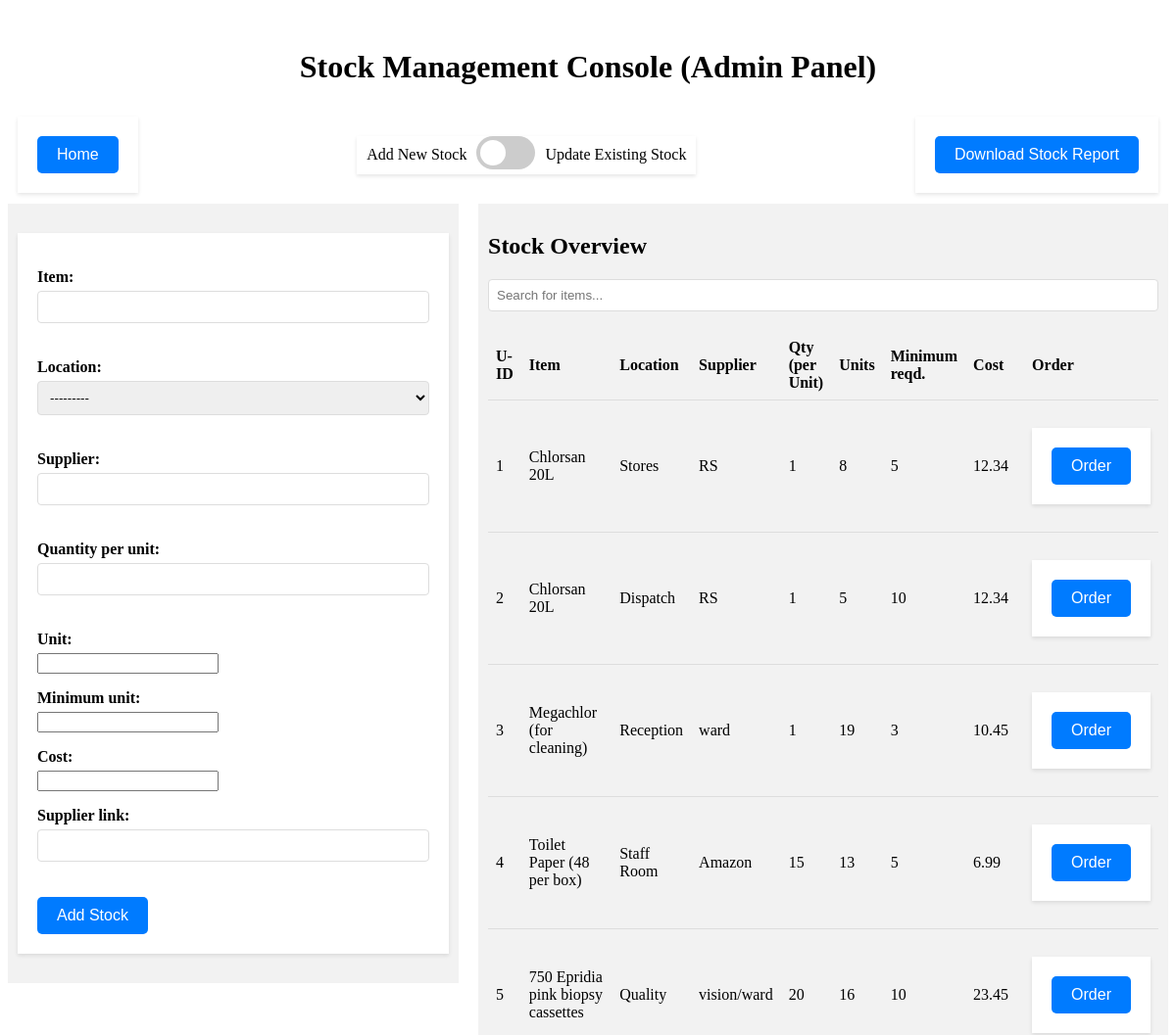
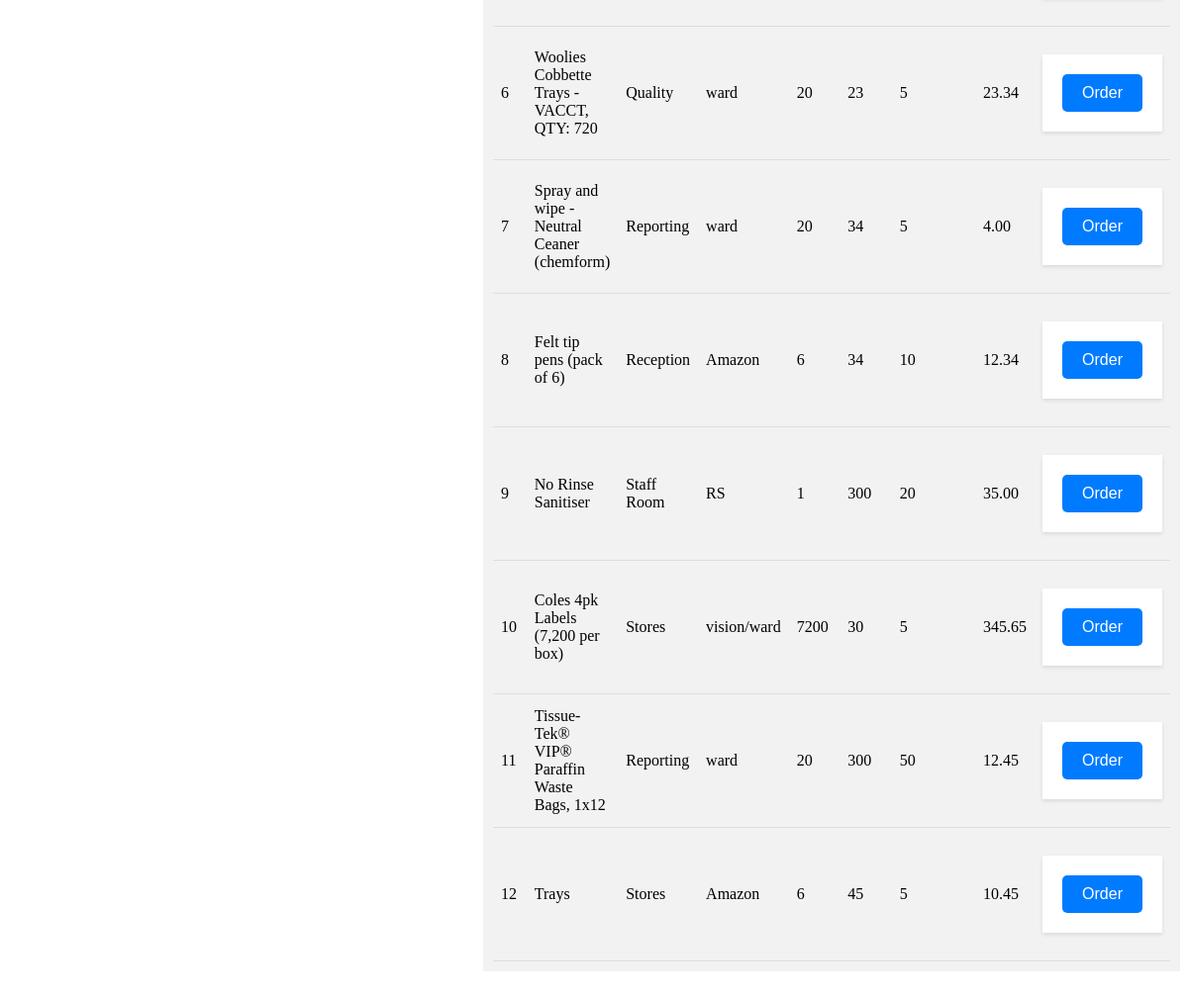
Page /adminpage/ on the committed database (2 pictures, top to bottom).
### inventory_app/models.py (models this page shows, shortened)
class InventoryItem(models.Model):
    item = models.CharField(max_length=255)
    location = models.ForeignKey(Location, on_delete=models.CASCADE, related_name='inventory_items')
    supplier = models.CharField(max_length=255)
    quantity_per_unit = models.CharField(max_length=100)  # Assuming this is a descriptive field
    unit = models.IntegerField()
    minimum_unit = models.IntegerField()
    cost = models.DecimalField(max_digits=10, decimal_places=2)
    supplier_link = models.CharField(max_length=255)

class Location(models.Model):
    name = models.CharField(max_length=255,  default='Stores')  # A descriptive name for the location
    def __str__(self):
        return self.name

### inventory_app/views.py (the view, shortened to what this page needs)
# urls.py: path('adminpage/', views.admin_view, name='admin_view'),
def admin_view(request):
    add_form = StockAddForm()
    update_form = StockUpdateForm()
    items = InventoryItem.objects.all()  # Fetch items regardless of POST or GET request
    return render(request, 'inventory_app/adminpage.html', {
        'update_form': update_form,
        'add_form': add_form,
        'items': items
    })

### inventory_app/forms.py
class StockUpdateForm(forms.ModelForm):
    location = forms.ModelChoiceField(queryset=Location.objects.all(), required=True)
    class Meta:
        model = InventoryItem
        fields = ['item', 'location', 'supplier', 'quantity_per_unit', 'unit', 'minimum_unit', 'cost', 'supplier_link']
        widgets = {
            'unit': NumberInput(attrs={'step': "1"}),  # Adjust step for appropriate increments
            'minimum_unit': NumberInput(attrs={'step': "1"}),
            'cost': NumberInput(attrs={'step': "0.01"}),
            'item': TextInput(attrs={'type': 'text'}),
            'location': TextInput(attrs={'type': 'text'}),
            'supplier': TextInput(attrs={'type': 'text'}),
            'quantity_per_unit': TextInput(attrs={'type': 'text'}),
            'supplier_link': TextInput(attrs={'type': 'text'}),
        }

class StockAddForm(forms.ModelForm):
    location = forms.ModelChoiceField(queryset=Location.objects.all(), required=True)
    class Meta:
        model = InventoryItem
        fields = ['item', 'location','supplier', 'quantity_per_unit', 'unit', 'minimum_unit', 'cost', 'supplier_link']
        widgets = {
            'unit': NumberInput(attrs={'step': "1"}),  # Adjust step for appropriate increments
            'minimum_unit': NumberInput(attrs={'step': "1"}),
            'cost': NumberInput(attrs={'step': "0.01"}),
            'item': TextInput(attrs={'type': 'text'}),
            'location': TextInput(attrs={'type': 'text'}),
            'supplier': TextInput(attrs={'type': 'text'}),
            'quantity_per_unit': TextInput(attrs={'type': 'text'}),
            'supplier_link': TextInput(attrs={'type': 'text'}),
        }

### inventory_app/templates/inventory_app/adminpage.html (shortened to what this page needs)
{% load static %}
<!DOCTYPE html>
<html>
<head>
  <link rel="stylesheet" href="{% static 'inventory_app/css/admin.css' %}">
</head>
<body>
  <h1>Stock Management Console (Admin Panel)</h1>
  <div class="button-container">
    <form action="/" method="get">
      <button type="submit">Home</button>
    </form>
    <div class="slider-container">
      <span class="slider-label">Add New Stock</span>
      <label class="switch">
          <span class="slider round"></span>
      </label>
      <span class="slider-label">Update Existing Stock</span>
    </div>
    <form action="{% url 'download_stock_report' %}" method="get">
      <button type="submit">Download Stock Report</button>
    </form>
  </div>
  <div class="container">
    <div class="left">
      <div class="tile" id="addForm">
        <form method="POST" action="{% url 'admin_view' %}">
          {{ add_form.as_p }}
          <button type="submit" name="add">Add Stock</button>
        </form>
      </div>
    </div>
    <div class="right">
      <div class="tile">
        <h2>Stock Overview</h2>
        <input type="text" id="searchInput" onkeyup="filterBySecondColumn()" placeholder="Search for items...">
        <table id="stock_table">
          <thead>
            <tr>
              <th>U-ID</th>
              <th>Item</th>
              <th>Location</th>
              <th>Supplier</th>
              <th>Qty (per Unit)</th>
              <th>Units</th>
              <th>Minimum reqd.</th>
              <th>Cost</th>
              <th>Order</th>
            </tr>
          </thead>
          <tbody>
            {% for item in items %}
                <tr class="{% if item.unit <= item.minimum_unit %}blink-row{% endif %}">
                    <td>{{ item.id }}</td>
                    <td>{{ item.item }}</td>
                    <td>{{ item.location.name }}</td>
                    <td>{{ item.supplier }}</td>
                    <td>{{ item.quantity_per_unit }}</td>
                    <td>{{ item.unit }}</td>
                    <td>{{ item.minimum_unit }}</td>
                    <td>{{ item.cost }}</td>
                    <td><form action="/order" method="get"><button type="submit">Order</button></form></td>
                </tr>
            {% endfor %}
        </tbody>
        </table>
      </div>
    </div>
  </div>
</body>
</html>

### inventory_app/static/inventory_app/css/admin.css (style rules this page uses)
.container { display: flex; }
.left { flex: 1; margin-right: 20px; }
.right { flex: 1; }
.tile { background-color: #f2f2f2; padding: 10px; margin-bottom: 20px; }
table { width: 100%; border-collapse: collapse; }
th, td { padding: 8px; text-align: left; border-bottom: 1px solid #ddd; }
.button-container { display: flex; justify-content: center; align-items: center; height: 100px; }
.button-container form { margin: 0 10px; }
h1 { text-align: center; margin-top: 50px; }
button { padding: 10px 20px; border: none; border-radius: 5px; background-color: #007bff; color: white; font-size: 16px; cursor: pointer; transition: background-color 0.3s ease; }
form { background: #fff; padding: 20px; box-shadow: 0 2px 4px rgba(0, 0, 0, 0.1); max-width: 500px; margin: 20px auto; }
label { display: block; margin-bottom: 5px; font-weight: bold; }
input[type="text"], input[type="datetime-local"], input[type="date"], select { width: 100%; padding: 8px; margin-bottom: 20px; border: 1px solid #ddd; border-radius: 4px; box-sizing: border-box; }
.switch { position: relative; display: inline-block; width: 60px; height: 34px; }
.slider { position: absolute; cursor: pointer; top: 0; left: 0; right: 0; bottom: 0; background-color: #ccc; -webkit-transition: .4s; transition: .4s; }
.slider:before { position: absolute; content: ""; height: 26px; width: 26px; left: 4px; bottom: 4px; background-color: white; -webkit-transition: .4s; transition: .4s; }
.slider.round { border-radius: 34px; }
.slider.round:before { border-radius: 50%; }
.slider-container { display: flex; align-items: center; justify-content: center; margin-bottom: 20px; background: #fff; box-shadow: 0 2px 4px rgba(0, 0, 0, 0.1); margin: 20px auto; }
.slider-label { margin: 0 10px; }

### inventory_app/templates/inventory_app/adminpage.html (style rules this page uses)
.blink-row { animation: blinker 1s linear infinite; }

### rows in the picture
InventoryItem: id "1", item "Chlorsan 20L", location.name "Stores", supplier "RS", quantity_per_unit "1", unit "8", minimum_unit "5", cost "12.34"
InventoryItem: id "2", item "Chlorsan 20L", location.name "Dispatch", supplier "RS", quantity_per_unit "1", unit "5", minimum_unit "10", cost "12.34"
InventoryItem: id "3", item "Megachlor (for cleaning)", location.name "Reception", supplier "ward", quantity_per_unit "1", unit "19", minimum_unit "3", cost "10.45"
InventoryItem: id "4", item "Toilet Paper (48 per box)", location.name "Staff Room", supplier "Amazon", quantity_per_unit "15", unit "13", minimum_unit "5", cost "6.99"
InventoryItem: id "5", item "750 Epridia pink biopsy cassettes", location.name "Quality", supplier "vision/ward", quantity_per_unit "20", unit "16", minimum_unit "10", cost "23.45"
InventoryItem: id "6", item "Woolies Cobbette Trays - VACCT, QTY: 720", location.name "Quality", supplier "ward", quantity_per_unit "20", unit "23", minimum_unit "5", cost "23.34"
InventoryItem: id "7", item "Spray and wipe - Neutral Ceaner (chemform)", location.name "Reporting", supplier "ward", quantity_per_unit "20", unit "34", minimum_unit "5", cost "4.00"
InventoryItem: id "8", item "Felt tip pens (pack of 6)", location.name "Reception", supplier "Amazon", quantity_per_unit "6", unit "34", minimum_unit "10", cost "12.34"
InventoryItem: id "9", item "No Rinse Sanitiser", location.name "Staff Room", supplier "RS", quantity_per_unit "1", unit "300", minimum_unit "20", cost "35.00"
InventoryItem: id "10", item "Coles 4pk Labels (7,200 per box)", location.name "Stores", supplier "vision/ward", quantity_per_unit "7200", unit "30", minimum_unit "5", cost "345.65"
InventoryItem: id "11", item "Tissue-Tek® VIP® Paraffin Waste Bags, 1x12", location.name "Reporting", supplier "ward", quantity_per_unit "20", unit "300", minimum_unit "50", cost "12.45"
InventoryItem: id "12", item "Trays", location.name "Stores", supplier "Amazon", quantity_per_unit "6", unit "45", minimum_unit "5", cost "10.45"
